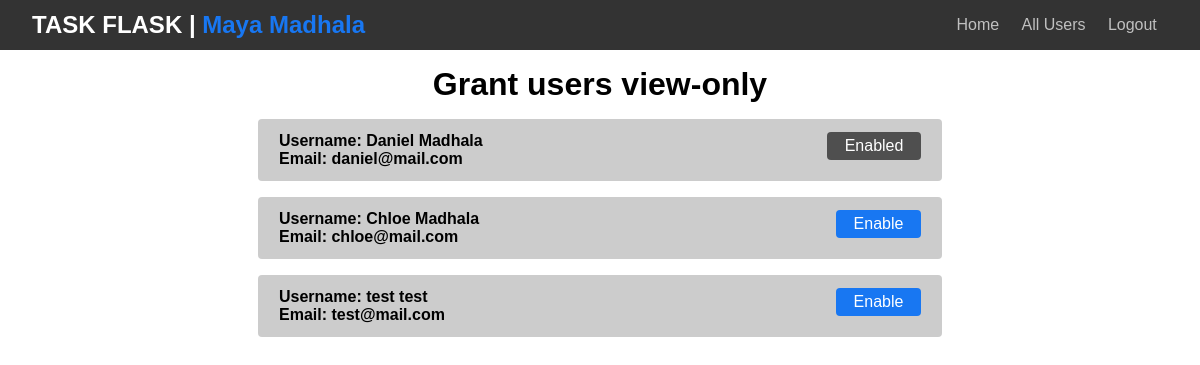
Screenshot of /users (signed in) with the database file from the repository.
### app.py (models this page shows, shortened)
class User(db.Model):
  id = db.Column(db.Integer, primary_key=True)
  first_name = db.Column(db.String(20), nullable=False)
  last_name = db.Column(db.String(20), nullable=False)
  email = db.Column(db.String(120), unique=True, nullable=False)
  password = db.Column(db.String(120), nullable=False)
  tasks = db.relationship('Todo', backref='owner', lazy=True)
  friend = db.relationship('Followers',lazy=True,
                            primaryjoin='User.id == Followers.user_id', backref='owner')

### app.py (the view)
@app.route('/users')
def users():
  if not g.user_id:
    return redirect(url_for('login'))
  try:
      friends = Followers.query.filter_by(user_id=g.user_id).all()
      friends_ids = [f.other_user_id for f in friends]
      users = User.query.filter(User.id != g.user_id).all()
      return render_template('users.html', users=users, friends=friends_ids)
  except Exception as e:
    print(e)
    return "Error when reading users"

### app.py (called while the page is built)
@app.before_request
def before_request():
  g.user_id = None
  g.user_name = None
  if 'user' and 'username' in session:
    g.user_id = session['user']
    g.username = session['username']

### templates/users.html (shortened to what this page needs)
{% extends 'base.html' %}
{% block body %}
<div class="container">
  <h1>Grant users view-only </h1>
  {% for user in users%}
  <div class="card">
    <div class="card-body">
      <h4>Username: {{user.first_name}} {{user.last_name}}</h4>
      <h4>Email: {{user.email}}</h4>
    </div>
        {% if user.id not in friends  %}
        <div>
        <a href="{{ url_for('allow_user', other_user_id=user.id)}}" class="btn btn-blue">Enable</a>
      </div>
        {% else%}
        <div>
      <a href="#" class="btn btn-blue disabled">Enabled</a>
    </div>
        {% endif %}
  </div>
  {% endfor%}
</div>
{% endblock %}

### static/css/main.css (style rules this page uses)
* { margin: 0; padding: 0; box-sizing: border-box; }
a { text-decoration: none; }
body, html { font-family: sans-serif; }
.container { max-width: 65%; margin:0 auto; padding: 0 2rem; }
.container h1 { text-align: center; margin: 1rem 0; }
.btn { display: inline-block; border: none; border-radius: 0.25rem; padding: 0.3rem 1.1rem; color: #333; font-size: inherit; cursor: pointer; transition: opacity 0.2s ease-in; }
.btn-blue { background: #1877f2; color: #fff; }
.card { background-color: #ccc; display: flex; padding: .75rem 1.25rem; margin: 1rem; border:1px solid transparent; border-radius: .25rem; }
.card-body { flex-grow: 1; }
a.disabled { background-color: #4f4f4f; pointer-events: none; cursor: default; }

### rows the page displays
User: first_name "Daniel", last_name "Madhala", email "daniel@mail.com", shows "Enabled"
User: first_name "Chloe", last_name "Madhala", email "chloe@mail.com"
User: first_name "test", last_name "test", email "test@mail.com"

### other values shown
{{ g.username }} "Maya Madhala"
